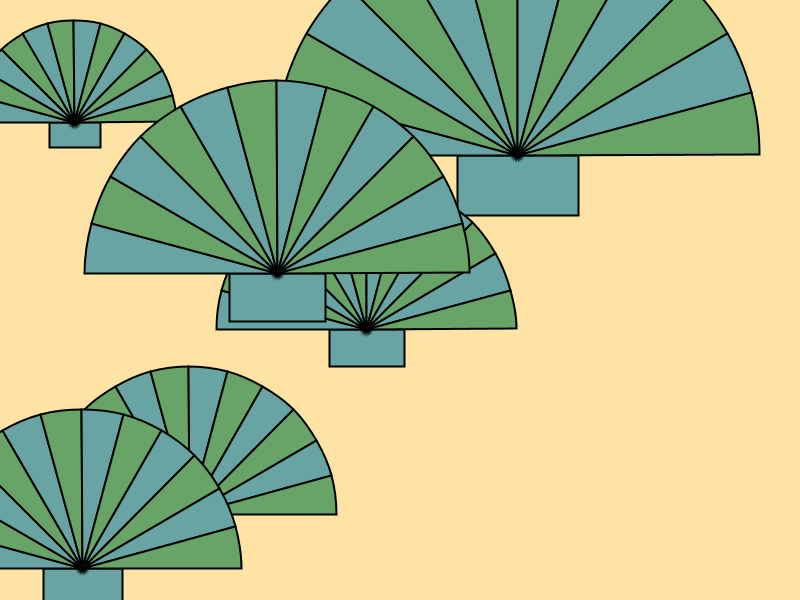
Frame 1 (no input)
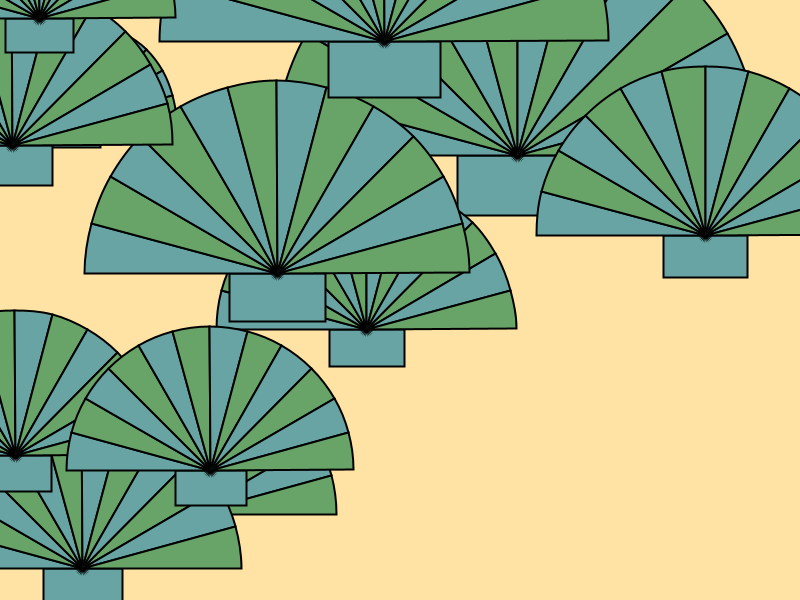
Frame 2 (the mouse pressed at the canvas centre, redrawn once)

The Processing sketch that drew these frames (run headless with seeded random() and noise(); the mouse was pressed at the canvas centre and the sketch redrawn once):

// Processing sketch: code_4
// ── code_4.pde
//       lastname:stander
//      firstname:ryan
//          class:m
// student number:477316

color sand = color( 254, 227, 164 );



void setup() {
  size( 800, 600 );
  background( sand );
}

void draw() {
  noLoop();
  for (int i=0;i<6;i=i+1){
  figure(int(random(800)),int(random(600)),int(random(200,500)));
}
}

void figure(int x, int y, int size) {
  stroke( 0 );
  strokeWeight( 2 );
  fill( 104, 164, 164 );
  rect( x - size / 8, y, size / 4, size / 8 );
  for ( int angle = 180; angle < 360; angle += 15 ) {
    if ( angle % 30 == 0 ) {
      fill( 104, 164, 164 );
    } else {
      fill( 104, 164, 104 );
    }
    arc( x, y, size, size, radians( angle ), radians ( angle + 15 ), PIE );
  }
}
